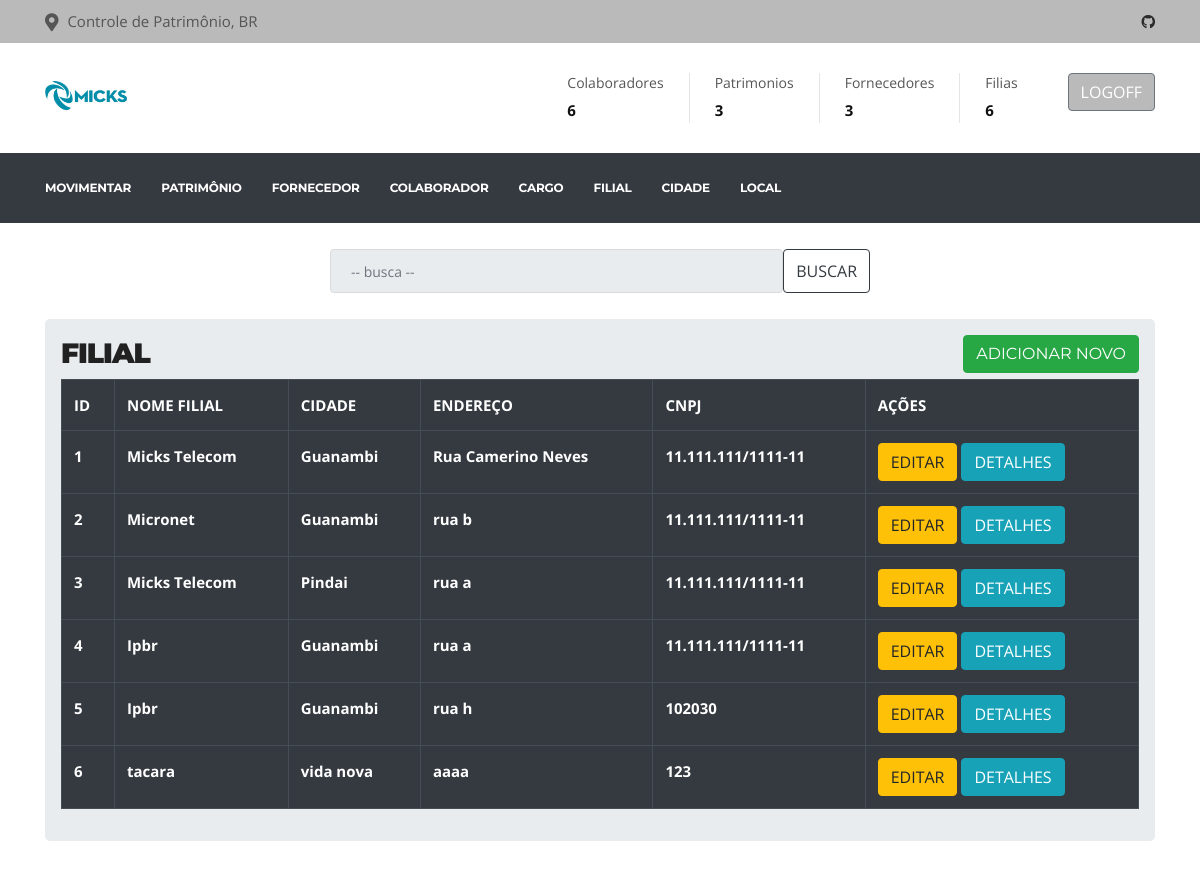
Page /filial/ (signed in) on the committed database.
### app/model/models.py (models this page shows, shortened)
class Filial(db.Model):
    __tablename__ = 'filial'
    id_filial = db.Column(db.Integer, autoincrement=True, primary_key=True)
    nome = db.Column(db.String(100), nullable=False)
    endereco = db.Column(db.String(100))
    cnpj = db.Column(db.String(100), nullable=False)
    id_cidade =db.Column(db.Integer, db.ForeignKey('cidade.id_cidade'))
    cidade = db.relationship('Cidade')

class Cidade(db.Model):
    __tablename__ = 'cidade'
    id_cidade = db.Column(db.Integer, autoincrement=True, primary_key=True)
    nome = db.Column(db.String(100), unique=True, nullable=False)
    estado = db.Column(db.String(100), nullable=False)
    pais = db.Column(db.String(100), nullable=False)
    cidade = db.relationship('Filial')

### app/routes.py (the view)
@app.route("/filial/", methods=["GET", "POST"])
@login_required
def filial():
    return FilialControler.filiallista()

### app/controler/allData.py (called while the page is built)
    def total():
        coladorador = Colaborador.query.count()
        patrimonio = Patrimonio.query.count()
        fornecedor = Fornecedor.query.count()
        filial = Filial.query.count()
        data = {'coladorador': coladorador,
                'patrimonio': patrimonio,
                'fornecedor': fornecedor,
                'filial': filial}
        return data

### app/controler/filial.py (called while the page is built, shortened)
    def filiallista():
        todasFilial = Filial.query.all()
        todasCidade = Cidade.query.all()
        for a in todasFilial:
            print(a.cidade.nome)
        return render_template(
            "filial.html", todasFilial=todasFilial, todasCidade=todasCidade,data=Total.total())

### app/model/models.py (called while the page is built)
@login_manager.user_loader
def get_user(user_id):
    return User.query.filter_by(id=user_id).first()

### app/templates/filial.html (shortened to what this page needs)
{% extends "base.html" %}
{% block head %}
{{ super() }}
{% endblock %}
{% block content %}
<br>
<div class="container">
    <div class="row justify-content-center">
        <div class="col-6">
            <div class="input-group">
                <input type="search" class="form-control rounded" placeholder="-- busca --" aria-label="Search"
                aria-describedby="search-addon" />
                <button type="button" name="busca" class="btn btn-outline-dark">BUSCAR</button>
            </div>
        </div>
    </div>
</div>
<br>
<div class="container">
    <div class="row">
        <div class="col-lg-12">
            <div class="jumbotron p-3">
                <h2><b>FILIAL</b> <button type="button" class="btn btn-success float-right" data-toggle="modal"
                        data-target=#mymodal> ADICIONAR NOVO </button></h2>
                <table class="table table-bordered table-dark">
                    <tr>
                        <th>ID</th>
                        <th>NOME FILIAL</th>
                        <th>CIDADE</th>
                        <th>ENDEREÇO</th>
                        <th>CNPJ</th>
                        <th>AÇÕES</th>
                    </tr>
                    {% for linha in todasFilial %}
                    <tr>
                        <th>{{linha.id_filial}}</th>
                        <th>{{linha.nome}}</th>
                        <th>{{linha.cidade.nome}}</th>
                        <th>{{linha.endereco}}</th>
                        <th>{{linha.cnpj}}</th>
                        <td>
                            <a href="/filailUpdate/{{linha.id_filial}}" class="btn btn-warning btn-xs"
                                data-toggle="modal" data-target="#modaledit{{linha.id_filial}}">EDITAR</a>
                            <a href="" class="btn btn-info" data-toggle="modal"
                                data-target="#modaldetalhe{{linha.id_filial}}">DETALHES</a>
                        </td>
                    </tr>
                    {% endfor %}
                </table>
            </div>
        </div>
    </div>
    {% endblock %}

### app/templates/base.html (shortened to what this page needs)
<!doctype html>
<html>
<head>
  {% block head %}
  <link rel="stylesheet" href="{{ url_for('static', filename='plugins/bootstrap/bootstrap.min.css') }}">
  <link rel="stylesheet" href="{{ url_for('static', filename='plugins/fontawesome/css/all.min.css') }}">
  <link rel="stylesheet" href="{{ url_for('static', filename='plugins/animate-css/animate.css') }}">
  <link rel="stylesheet" href="{{ url_for('static', filename='plugins/slick/slick.css') }}">
  <link rel="stylesheet" href="{{ url_for('static', filename='plugins/slick/slick-theme.css') }}">
  <link rel="stylesheet" href="{{ url_for('static', filename='plugins/colorbox/colorbox.css') }}">
  <link rel="stylesheet" href="{{ url_for('static', filename='style2.css') }}">
  <link rel="stylesheet" href="../static/loading/flash.css">
  {% endblock %}
</head>
<body>
  <div id="top-bar" class="top-bar">
    <div class="container">
      <div class="row">
        <div class="col-lg-8 col-md-8">
          <ul class="top-info text-center text-md-left">
            <li><i class="fas fa-map-marker-alt"></i>
              <p class="info-text">Controle de Patrimônio, BR</p>
            </li>
          </ul>
        </div>
        <div class="col-lg-4 col-md-4 top-social text-center text-md-right">
          <ul class="list-unstyled">
            <li>
              <a title="github" href="https://github.com/andrenogueiragbi">
                <span class="social-icon"><i class="fab fa-github"></i></span>
              </a>
            </li>
          </ul>
        </div>
      </div>
    </div>
  </div>
  <header id="header" class="header-one">
    <div class="bg-white">
      <div class="container">
        <div class="logo-area">
          <div class="row align-items-center">
            <div class="logo col-lg-3 text-center text-lg-left mb-3 mb-md-5 mb-lg-0">
              <a class="d-block" href="">
                <img loading="lazy" src="../static/images/logo-Micks.jpg" alt="Constra">
              </a>
            </div>
            <div class="col-lg-9 header-right">
              <ul class="top-info-box">
                <li>
                  <div class="info-box">
                    <div class="info-box-content">
                      <p class="info-box-title">Colaboradores</p>
                      <p class="info-box-subtitle">{{ data['coladorador'] }}</p>
                    </div>
                  </div>
                </li>
                <li>
                  <div class="info-box">
                    <div class="info-box-content">
                      <p class="info-box-title">Patrimonios</p>
                      <p class="info-box-subtitle">{{ data['patrimonio'] }}</p>
                    </div>
                  </div>
                </li>
                <li>
                  <div class="info-box">
                    <div class="info-box-content">
                      <p class="info-box-title">Fornecedores</p>
                      <p class="info-box-subtitle">{{ data['fornecedor'] }}</p>
                    </div>
                  </div>
                </li>
                <li class="last">
                  <div class="info-box last">
                    <div class="info-box-content">
                      <p class="info-box-title">Filias</p>
                      <p class="info-box-subtitle">{{ data['filial'] }}</p>
                    </div>
                  </div>
                </li>
                <li class="header-get-a-quote">
                  <a class="btn btn-secondary" name="logoff" href="{{ url_for('logout') }}">LOGOFF</a>
                </li>
              </ul>
            </div>
          </div>
        </div>
      </div>
      <div class="site-navigation">
        <div class="container">
          <div class="row">
            <div class="col-lg-12">
              <nav class="navbar navbar-expand-lg navbar-dark p-0">
                <div id="navbar-collapse" class="collapse navbar-collapse">
                  <ul class="nav navbar-nav mr-auto">
                    <li class="nav-item dropdown "><a class="nav-link" href="{{ url_for('movimentar')}}">Movimentar</a></li>
                    <li class="nav-item dropdown "><a class="nav-link" href="{{ url_for('patrimonio') }}">Patrimônio</a></li>
                    <li class="nav-item dropdown "><a class="nav-link" href="{{ url_for('fornecedor') }}">Fornecedor</a></li>
                    <li class="nav-item dropdown "><a class="nav-link" href="{{ url_for('colaborador') }}">Colaborador</a></li>
                    <li class="nav-item dropdown "><a class="nav-link" href="{{ url_for('cargo') }}">Cargo</a></li>
                    <li class="nav-item dropdown "><a class="nav-link" href="{{ url_for('filial') }}">Filial</a></li>
                    <li class="nav-item dropdown "><a class="nav-link" href="{{ url_for('cidade') }}">Cidade</a></li>
                    <li class="nav-item dropdown "><a class="nav-link" href="{{ url_for('local') }}">Local</a></li>
                  </ul>
                </div>
              </nav>
            </div>
          </div>
  </header>
  {% block content %} {% endblock %}
</body>
</html>

### app/static/style2.css (style rules this page uses)
body { background: #fff; color: #555; }
a[name=logoff] { background: #bbbaba; }
input[type=search] { background: #E9ECEF; }
body, p { font-family: "Open Sans", sans-serif; text-rendering: optimizeLegibility; -webkit-font-smoothing: antialiased !important; line-height: 26px; font-size: 15px; }
h1, h2, h3, h4, h5, h6 { color: #212121; font-weight: 700; font-family: 'Montserrat', sans-serif; text-rendering: optimizeLegibility; -webkit-font-smoothing: antialiased !important; }
h2 { font-size: 28px; line-height: 36px; text-transform: uppercase; letter-spacing: -1px; }
html { overflow-x: hidden !important; width: 100%; height: 100%; position: relative; -webkit-font-smoothing: antialiased; text-rendering: optimizeLegibility; }
body { border: 0; margin: 0; padding: 0; }
a:link, a:visited { text-decoration: none; }
a { color: inherit; transition: .2s ease; }
.form-control { box-shadow: none; border: 1px solid #dadada; padding: 5px 20px; height: 44px; background: none; color: #959595; font-size: 14px; border-radius: 0; }
.top-bar { padding: 8px 0; background: #bbbaba; position: relative; }
ul.top-info { list-style: none; margin: 0; padding: 0; }
ul.top-info li { position: relative; line-height: 10px; display: inline-block; margin-left: 0; padding-right: 15px; }
ul.top-info li i { font-size: 18px; position: relative; top: 2px; margin-right: 5px; }
ul.top-info li p.info-text { margin: 0; line-height: normal; display: inline-block; flex-direction: column; text-align: center; }
.top-social .social-icon { display: inline-block !important; }
.top-social ul { list-style: none; padding: 0; margin: 0; margin-right: -12px; }
.top-social ul li { display: inline-block; padding: 0; }
.top-social ul li a { color: #2c2c2c; font-size: 14px; transition: 400ms; padding: 9px 12px; }
.header-one, .header-one .site-navigation { background: #343A40; }
.header-one .navbar-collapse { padding-left: 0; }
.header-one ul.navbar-nav > li { padding-left: 0; padding-right: 30px; }
.header-one .logo-area { padding: 30px 0; }
ul.navbar-nav > li > a { padding: 15px 0 !important; color: #fff; }
.logo img { width: auto; height: 35px; }
.header-right { float: right; }
ul.top-info-box { list-style: none; margin: 0; padding: 0; float: right; }
ul.top-info-box li { position: relative; float: left; margin-left: 0; border-right: 1px solid #dedede; border-right: 1px solid rgba(0, 0, 0, 0.1); padding-right: 25px; margin-right: 25px; }
ul.top-info-box li:last-child { margin-right: 0; padding-right: 0; border-right: 0; }
ul.top-info-box li.last { border-right: 0; }
ul.top-info-box li .info-box .info-box-content { display: inline-block; font-family: "Montserrat", sans-serif; flex-direction: column; }
ul.top-info-box li .info-box .info-box-title { font-size: 14px; margin-bottom: 8px; line-height: normal; }
ul.top-info-box li .info-box .info-box-subtitle { margin: 0; line-height: normal; font-size: 15px; font-weight: 700; color: #111; }
.navbar { border-radius: 0; border: 0; margin-bottom: 0; }
ul.navbar-nav > li { padding: 0 13px; position: relative; }
@media (max-width: 1200px) { ul.navbar-nav > li { padding: 0 9px; } }
@media (max-width: 1200px) { ul.navbar-nav > li .nav-link { font-size: 12px; } }
ul.navbar-nav > li:last-child { padding-right: 0; }
ul.navbar-nav > li:last-child:after { background: none; }
ul.navbar-nav > li > a:after, ul.navbar-nav > li > a:after { display: none; }
ul.navbar-nav > li > a { font-family: "Montserrat", sans-serif; color: #fff !important; text-rendering: optimizeLegibility; font-weight: 700 !important; text-transform: uppercase; letter-spacing: -.2px; font-size: 14px; margin: 0; line-height: 40px; padding: 30px 0; transition: 350ms; }
.site-navigation .container, .search-area { position: relative; }

### rows in the picture
Filial: id_filial "1", nome "Micks Telecom", cidade.nome "Guanambi", endereco "Rua Camerino Neves", cnpj "11.111.111/1111-11"
Filial: id_filial "2", nome "Micronet", cidade.nome "Guanambi", endereco "rua b", cnpj "11.111.111/1111-11"
Filial: id_filial "3", nome "Micks Telecom", cidade.nome "Pindai", endereco "rua a", cnpj "11.111.111/1111-11"
Filial: id_filial "4", nome "Ipbr", cidade.nome "Guanambi", endereco "rua a", cnpj "11.111.111/1111-11"
Filial: id_filial "5", nome "Ipbr", cidade.nome "Guanambi", endereco "rua h", cnpj "102030"
Filial: id_filial "6", nome "tacara", cidade.nome "vida nova", endereco "aaaa", cnpj "123"

### other values in the picture
{{ data['coladorador'] }} "6"
{{ data['patrimonio'] }} "3"
{{ data['fornecedor'] }} "3"
{{ data['filial'] }} "6"
